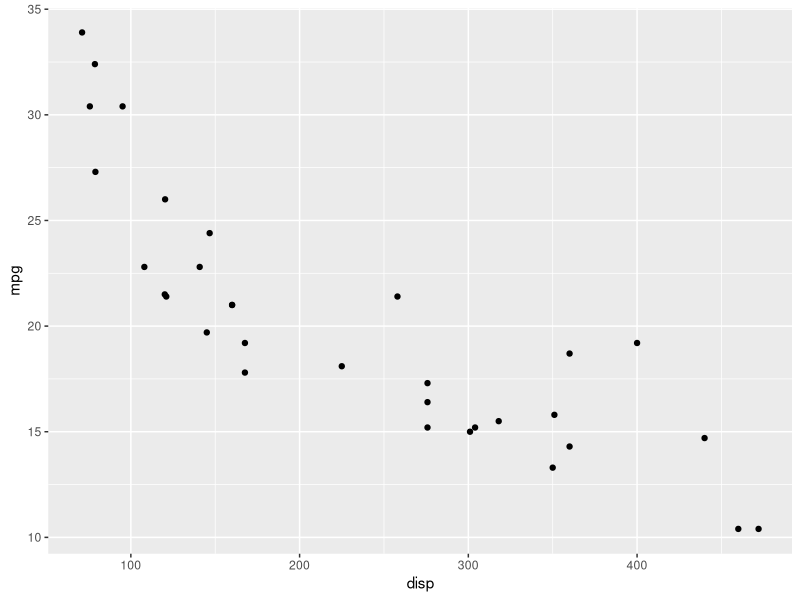
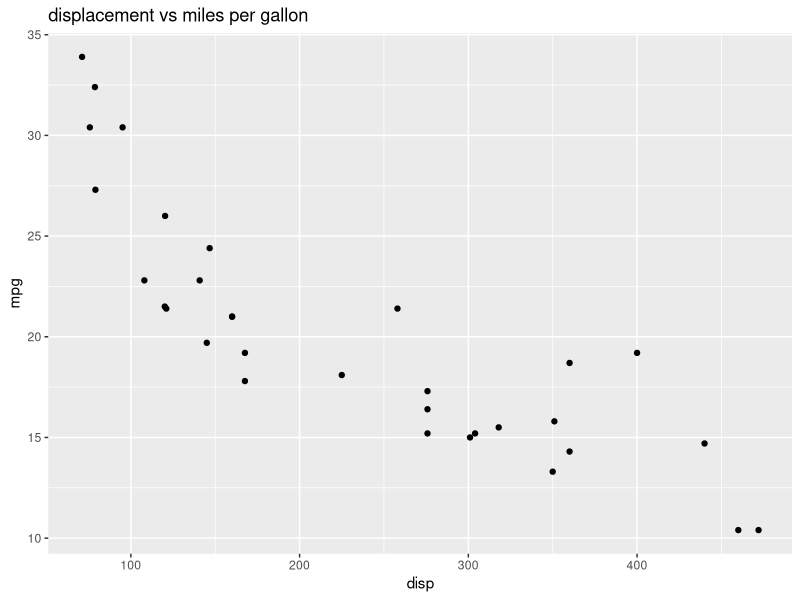
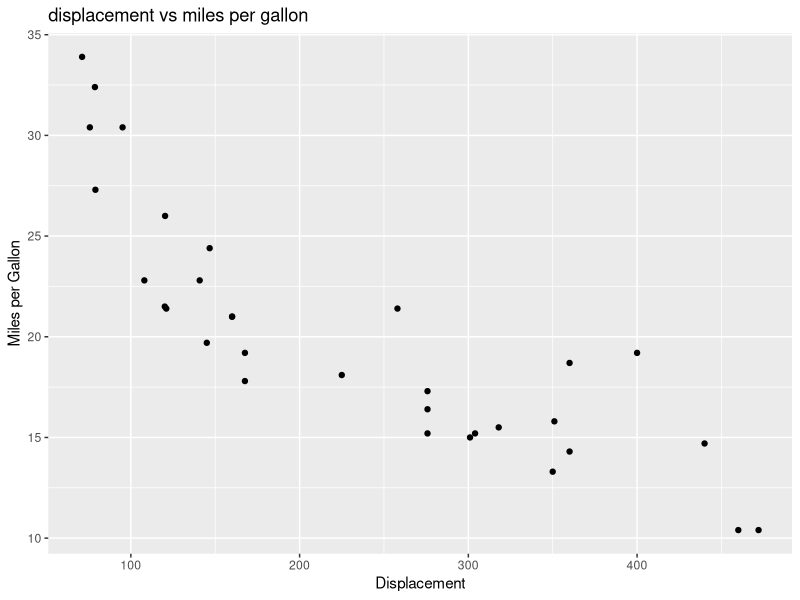
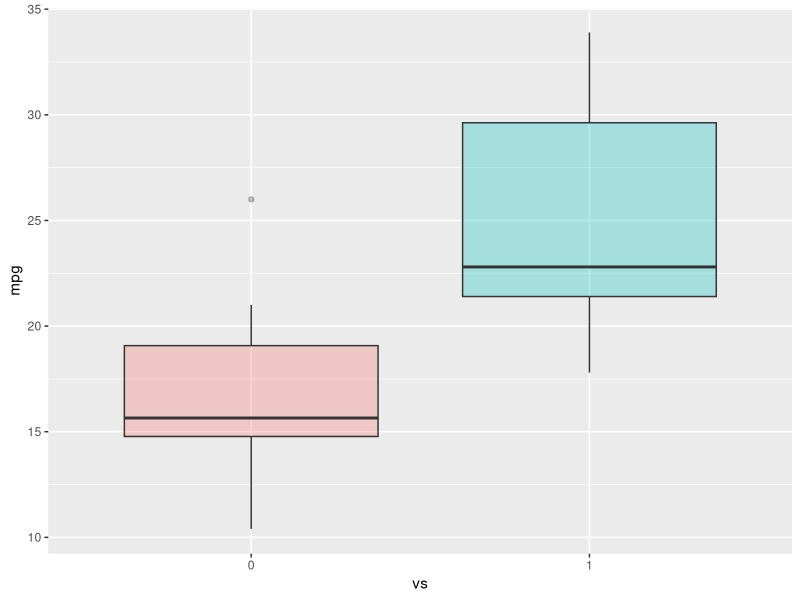
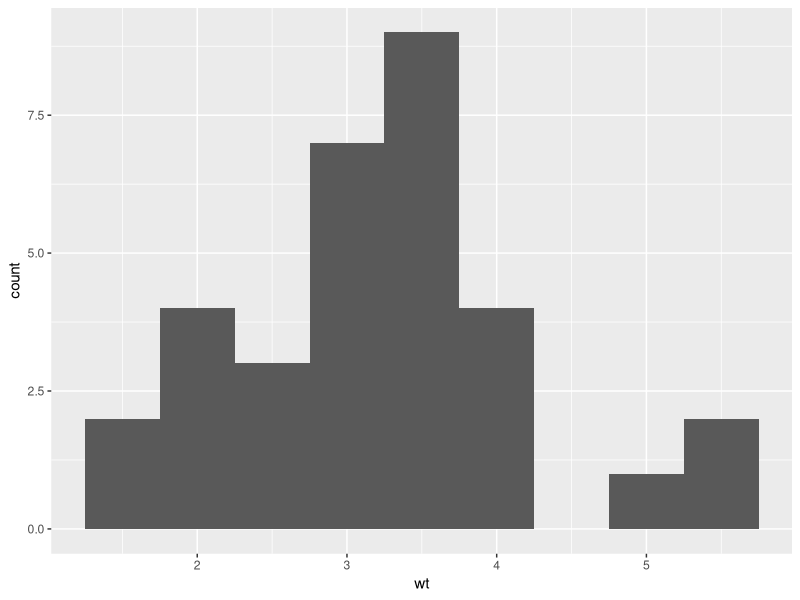

These charts were generated, in order, by the following R code:
library(datasets)
#load data
data(mtcars)
#view first 5 rows
head(mtcars, 5)

#load ggplot package
library(ggplot2)
# creat a scatterplot of displacement (disp) and miles per gallon(mpg)
ggplot(aes(x=disp,y=mpg,),data=mtcars)+geom_point()
# Add a title
ggplot(aes(x=disp,y=mpg,),data=mtcars)+geom_point()+ggtitle("displacement vs miles per gallon")
# change axis name
ggplot(aes(x=disp,y=mpg,),data=mtcars)+geom_point()+ggtitle("displacement vs miles per gallon") + labs(x = "Displacement", y = "Miles per Gallon")

#make vs a factor
mtcars$vs <- as.factor(mtcars$vs)
# create boxplot of the distribution for v-shaped and straight Engine, with color
ggplot(aes(x=vs, y=mpg, fill = vs), data = mtcars) + geom_boxplot(alpha=0.3) +theme(legend.position="none")

#create a histogram of weight wt
ggplot(aes(x=wt),data=mtcars) + geom_histogram(binwidth=0.5)